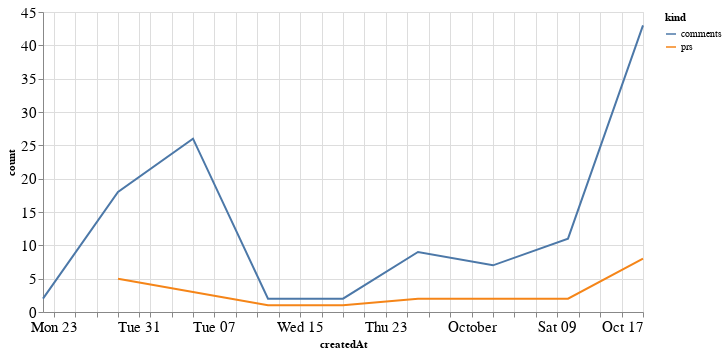

Notebook code cell kept with this figure:
### Code cell
alt.Chart(total_time, width=600).mark_line().encode(
    x='createdAt',
    y='count',
    color='kind'
)

### Figure 1 — Vega-Lite specification as saved in the notebook (floating-point values rounded to 4 significant figures)
{"config": {"axisLeft": {"labelFontSize": 15}, "axisBottom": {"labelFontSize": 15}}, "data": {"name": "data-66f53588dc3615903d9b3d2cedf98667"}, "mark": "line", "encoding": {"color": {"type": "nominal", "field": "kind"}, "x": {"type": "temporal", "field": "createdAt"}, "y": {"type": "quantitative", "field": "count"}}, "width": 600, "$schema": "https://vega.github.io/schema/vega-lite/v4.8.1.json", "datasets": {"data-66f53588dc3615903d9b3d2cedf98667": [{"createdAt": "2021-08-29T00:00:00", "kind": "prs", "count": 5.0}, {"createdAt": "2021-09-05T00:00:00", "kind": "prs", "count": 3.0}, {"createdAt": "2021-09-12T00:00:00", "kind": "prs", "count": 1.0}, {"createdAt": "2021-09-19T00:00:00", "kind": "prs", "count": 1.0}, {"createdAt": "2021-09-26T00:00:00", "kind": "prs", "count": 2.0}, {"createdAt": "2021-10-03T00:00:00", "kind": "prs", "count": 2.0}, {"createdAt": "2021-10-10T00:00:00", "kind": "prs", "count": 2.0}, {"createdAt": "2021-10-17T00:00:00", "kind": "prs", "count": 8.0}, {"createdAt": "2021-08-22T00:00:00", "kind": "prs", "count": null}, {"createdAt": "2021-08-29T00:00:00", "kind": "comments", "count": 18.0}, {"createdAt": "2021-09-05T00:00:00", "kind": "comments", "count": 26.0}, {"createdAt": "2021-09-12T00:00:00", "kind": "comments", "count": 2.0}, {"createdAt": "2021-09-19T00:00:00", "kind": "comments", "count": 2.0}, {"createdAt": "2021-09-26T00:00:00", "kind": "comments", "count": 9.0}, {"createdAt": "2021-10-03T00:00:00", "kind": "comments", "count": 7.0}, {"createdAt": "2021-10-10T00:00:00", "kind": "comments", "count": 11.0}, {"createdAt": "2021-10-17T00:00:00", "kind": "comments", "count": 43.0}, {"createdAt": "2021-08-22T00:00:00", "kind": "comments", "count": 2.0}]}}
